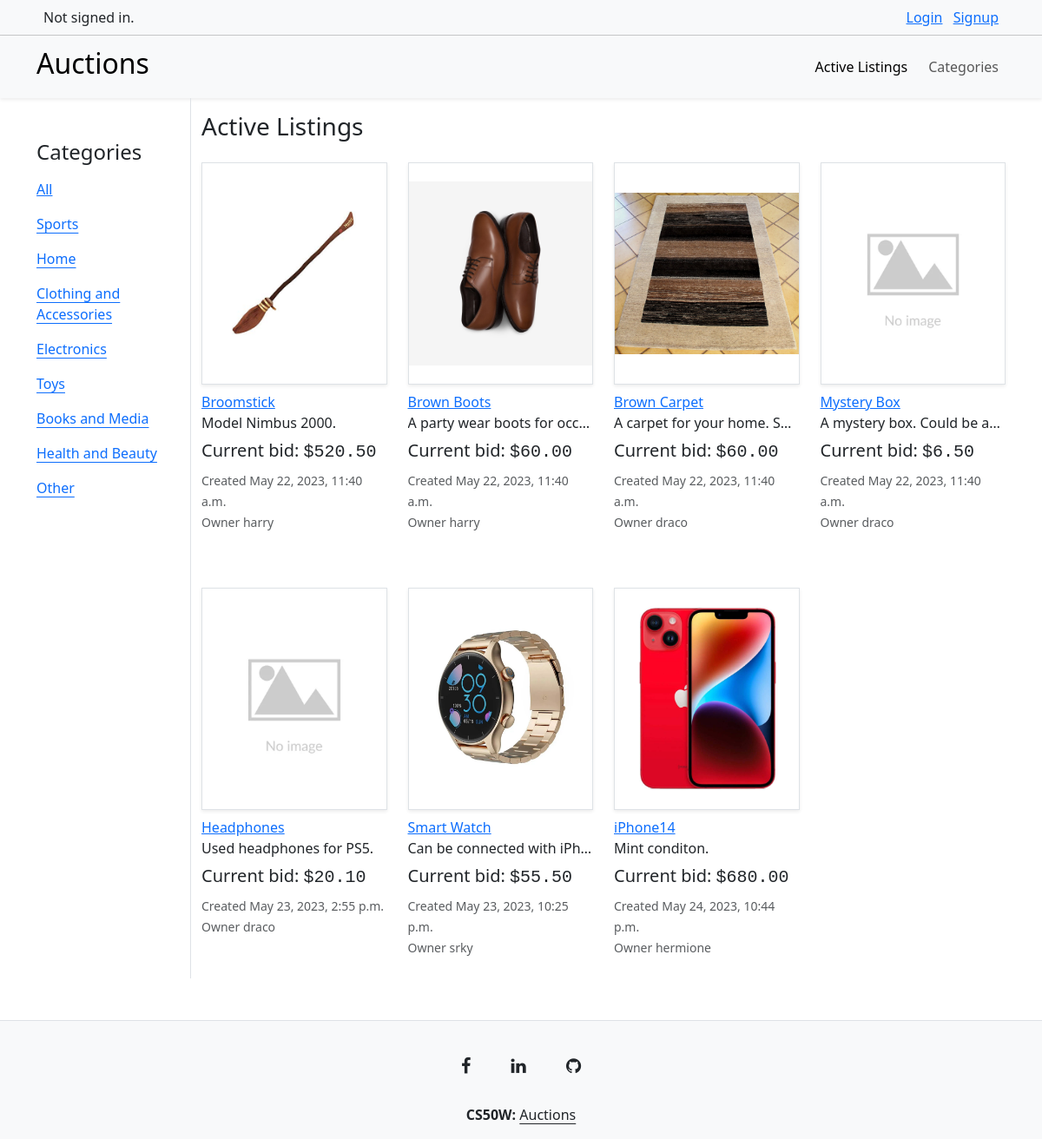
The page / on the database its author committed.
### auctions/models.py (models this page shows, shortened)
class Category(models.Model):
    name = models.CharField(max_length=64)

class AuctionListing(models.Model):
    title = models.CharField(max_length=64)
    description = models.CharField(max_length=150)
    starting_bid = models.DecimalField(max_digits=5, decimal_places=2)
    category = models.ForeignKey(Category, on_delete=models.SET_DEFAULT, default="", related_name="auctions")
    image = models.ImageField(upload_to="images/", default="images/default.jpg")
    second_image = models.ImageField(upload_to="images/", default="images/default.jpg")
    third_image = models.ImageField(upload_to="images/", default="images/default.jpg")
    date_created = models.DateTimeField(default=datetime.datetime.now())
    owner = models.ForeignKey(User, on_delete=models.CASCADE, related_name="auctions")
    is_closed = models.BooleanField(default=False)

class Bid(models.Model):
    amount = models.DecimalField(max_digits=5, decimal_places=2)
    date_created = models.DateTimeField(default=datetime.datetime.now())
    bidder = models.ForeignKey(User, on_delete=models.CASCADE, related_name="biddings")
    auction = models.ForeignKey(AuctionListing, on_delete=models.CASCADE, related_name="bids")

class User(AbstractUser):
    pass

### auctions/views.py (the view)
# urls.py: path("", views.index, name="index"),
def index(request):
    auctions = AuctionListing.objects.filter(is_closed=False).all()
    bids = []
    for auction in auctions:
        bids.append(auction.bids.all().order_by("-amount").first())
    zipped_list = zip(auctions, bids)
    return render(request, "auctions/index.html", {
        "zipped_list": zipped_list,
        "categories": Category.objects.all()
    })

### auctions/templates/auctions/index.html (shortened to what this page needs)
{% extends "auctions/layout.html" %}
{% block body %}
    <div class="row row-cols-2 position-relative">
        <div class="col col-2 border-end">
            <h4 class="mt-5">Categories</h4>
            <ul class="list-unstyled">
                <li class="my-3"><a href="{% url 'index' %}">All</a></li>
                {% for category in categories %}
                    <li class="my-3"><a class="link-offset-2" href="{% url 'view_category' category.name %}">{{ category.name }}</a></li>
                {% endfor %}
            </ul>
        </div>
        <div class="col col-10">
            <h3 class="mt-3">{% if category %}{{ category.name }}{% else %}Active Listings{% endif %}</h3>
            <div class="row row-cols-lg-4 row-cols-md-3 cols-sm-1 g-4">
                {% for auction, current_bid in zipped_list %}
                    <div class="col">
                        <div class="card h-100 border-0 my-3 position-relative">
                            <div class="card-img-top shadow-sm border rounded-0 d-flex overflow-hidden" style="height: 16rem;">
                                <img src="{% if auction.image %}{{ auction.image.url }}{% else %}/media/images/no-image.jpeg{% endif %}"
                                alt="auction-image" class="img-fluid align-self-center">
                            </div>
                            <div class="card-body p-0 my-2">
                                <a href="{% url 'view_listing' auction.id %}" class="card-link my-1">{{ auction.title }}</a>
                                <p class="card-text my-0 text-overflow-hidden">{{ auction.description }}</p>
                                <h5 class="card-text my-2">
                                    {% if current_bid %}
                                        Current bid: <span class="font-monospace">${{ current_bid.amount }}</span>
                                    {% else %}
                                        List price: <span class="font-monospace">${{ auction.starting_bid }}</span>
                                    {% endif %}
                                </h5>
                                <p class="card-text text-muted my-0"><small>Created {{ auction.date_created }}</small></p>
                                <p class="card-text text-muted my-0"><small>Owner {{ auction.owner }}</small></p>
                            </div>
                        </div>
                    </div>
                    {% empty %}
                    <h4 class="w-100 my-5 text-center">No active listings.</h4>
                {% endfor %}
            </div>
        </div>
    </div>
{% endblock %}

### auctions/static/auctions/styles.css (style rules this page uses)
.text-overflow-hidden { text-overflow: ellipsis; overflow: hidden; white-space: nowrap; }

### rows shown on the page
Category: name "Sports"
Category: name "Home"
Category: name "Clothing and Accessories"
Category: name "Electronics"
Category: name "Toys"
Category: name "Books and Media"
Category: name "Health and Beauty"
Category: name "Other"
AuctionListing: image (picture), title "Broomstick", description "Model Nimbus 2000.", amount "520.50", date_created "May 22, 2023, 11:40 a.m.", owner "harry"
AuctionListing: image (picture), title "Brown Boots", description "A party wear boots for occ…", amount "60.00", date_created "May 22, 2023, 11:40 a.m.", owner "harry"
AuctionListing: image (picture), title "Brown Carpet", description "A carpet for your home. S…", amount "60.00", date_created "May 22, 2023, 11:40 a.m.", owner "draco"
AuctionListing: image (placeholder picture), title "Mystery Box", description "A mystery box. Could be a…", amount "6.50", date_created "May 22, 2023, 11:40 a.m.", owner "draco"
AuctionListing: image (placeholder picture), title "Headphones", description "Used headphones for PS5.", amount "20.10", date_created "May 23, 2023, 2:55 p.m.", owner "draco"
AuctionListing: image (picture), title "Smart Watch", description "Can be connected with iPh…", amount "55.50", date_created "May 23, 2023, 10:25 p.m.", owner "srky"
AuctionListing: image (picture), title "iPhone14", description "Mint conditon.", amount "680.00", date_created "May 24, 2023, 10:44 p.m.", owner "hermione"
